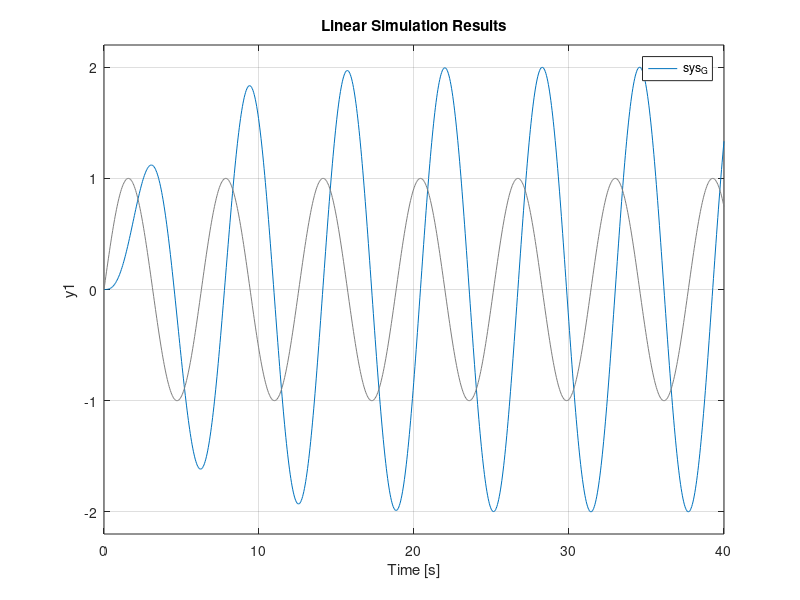

This chart was generated by the following MATLAB code:
clear 
close all 
clc

w = 1;
zeta = 0.25;
w0 = 1;

num = w0^2;
den = [1, 2*zeta*w0, w0^2];

sys_G = tf(num, den);

t = linspace(0, 40, 1000);

u = sin(w *t);

lsim(sys_G, u, t);


